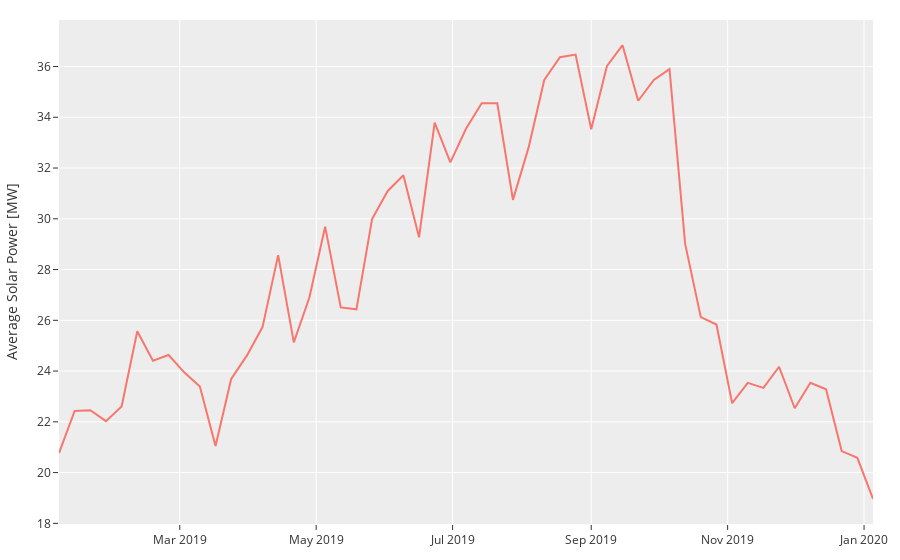

The code cell stored with this chart in its notebook:
### Markdown cell above
#### Plotting the Weekly Power Average for 2019

### Code cell
x = total_df.resample('1W').mean().index
# this is nasty chaining
y = total_df['TOTAL - KW-TOT'].pint.to('MW').resample('1W').mean().pint.magnitude

fig = go.Figure()
fig.add_trace(
    go.Scatter(
        x=x,
        y=y.values
    )
)

fig.update_layout(
    margin=dict(l=20, r=20, b=20, t=20),
    height=600, width=800,
    # yaxis=dict(scaleanchor="x", scaleratio=1),
    xaxis_zeroline=True,
    yaxis_zeroline=True,
    xaxis_zerolinecolor='#969696',
    yaxis_zerolinecolor='#969696',
    yaxis_title="Average Solar Power [MW]",
    # xaxis_title="Time [s]"
    # xaxis_range=[-25, 25],
    # yaxis_range=[-25, 25],
)

fig.show(renderer='jupyterlab')
